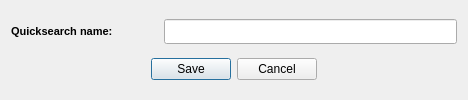
<?xml version='1.0' encoding='utf-8'?>
<ui version="4.0">
 <class>dlg_quicksearch_new</class>
 <widget class="QDialog" name="dlg_quicksearch_new">
  <property name="windowModality">
   <enum>Qt::WindowModal</enum>
  </property>
  <property name="geometry">
   <rect>
    <x>0</x>
    <y>0</y>
    <width>468</width>
    <height>100</height>
   </rect>
  </property>
  <property name="sizePolicy">
   <sizepolicy hsizetype="Minimum" vsizetype="Preferred">
    <horstretch>0</horstretch>
    <verstretch>0</verstretch>
   </sizepolicy>
  </property>
  <property name="minimumSize">
   <size>
    <width>340</width>
    <height>100</height>
   </size>
  </property>
  <property name="maximumSize">
   <size>
    <width>700</width>
    <height>110</height>
   </size>
  </property>
  <property name="focusPolicy">
   <enum>Qt::StrongFocus</enum>
  </property>
  <property name="contextMenuPolicy">
   <enum>Qt::NoContextMenu</enum>
  </property>
  <property name="windowTitle">
   <string>Isogeo - New quicksearch</string>
  </property>
  <property name="windowIcon">
   <iconset resource="../../resources.qrc">
    <normaloff>:/plugins/Isogeo/resources/search/bolt.svg</normaloff>:/plugins/Isogeo/resources/search/bolt.svg</iconset>
  </property>
  <property name="windowOpacity">
   <double>0.900000000000000</double>
  </property>
  <property name="autoFillBackground">
   <bool>true</bool>
  </property>
  <property name="locale">
   <locale country="UnitedStates" language="English" />
  </property>
  <property name="sizeGripEnabled">
   <bool>false</bool>
  </property>
  <property name="modal">
   <bool>true</bool>
  </property>
  <layout class="QGridLayout" name="gridLayout">
   <item column="0" row="0">
    <widget class="QLabel" name="lbl_title">
     <property name="minimumSize">
      <size>
       <width>0</width>
       <height>25</height>
      </size>
     </property>
     <property name="font">
      <font>
       <pointsize>8</pointsize>
       <weight>75</weight>
       <bold>true</bold>
      </font>
     </property>
     <property name="contextMenuPolicy">
      <enum>Qt::NoContextMenu</enum>
     </property>
     <property name="autoFillBackground">
      <bool>true</bool>
     </property>
     <property name="locale">
      <locale country="UnitedStates" language="English" />
     </property>
     <property name="text">
      <string>Quicksearch name:</string>
     </property>
    </widget>
   </item>
   <item colspan="2" column="1" row="0">
    <widget class="QLineEdit" name="txt_quicksearch_name">
     <property name="minimumSize">
      <size>
       <width>50</width>
       <height>25</height>
      </size>
     </property>
    </widget>
   </item>
   <item colspan="3" column="0" row="1">
    <widget class="QDialogButtonBox" name="btn_save_cancel">
     <property name="orientation">
      <enum>Qt::Horizontal</enum>
     </property>
     <property name="standardButtons">
      <set>QDialogButtonBox::Cancel|QDialogButtonBox::Save</set>
     </property>
     <property name="centerButtons">
      <bool>true</bool>
     </property>
    </widget>
   </item>
  </layout>
 </widget>
 <connections>
  <connection>
   <sender>btn_save_cancel</sender>
   <signal>accepted()</signal>
   <receiver>dlg_quicksearch_new</receiver>
   <slot>accept()</slot>
   <hints>
    <hint type="sourcelabel">
     <x>248</x>
     <y>254</y>
    </hint>
    <hint type="destinationlabel">
     <x>157</x>
     <y>274</y>
    </hint>
   </hints>
  </connection>
  <connection>
   <sender>btn_save_cancel</sender>
   <signal>rejected()</signal>
   <receiver>dlg_quicksearch_new</receiver>
   <slot>reject()</slot>
   <hints>
    <hint type="sourcelabel">
     <x>316</x>
     <y>260</y>
    </hint>
    <hint type="destinationlabel">
     <x>286</x>
     <y>274</y>
    </hint>
   </hints>
  </connection>
 </connections>
</ui>
